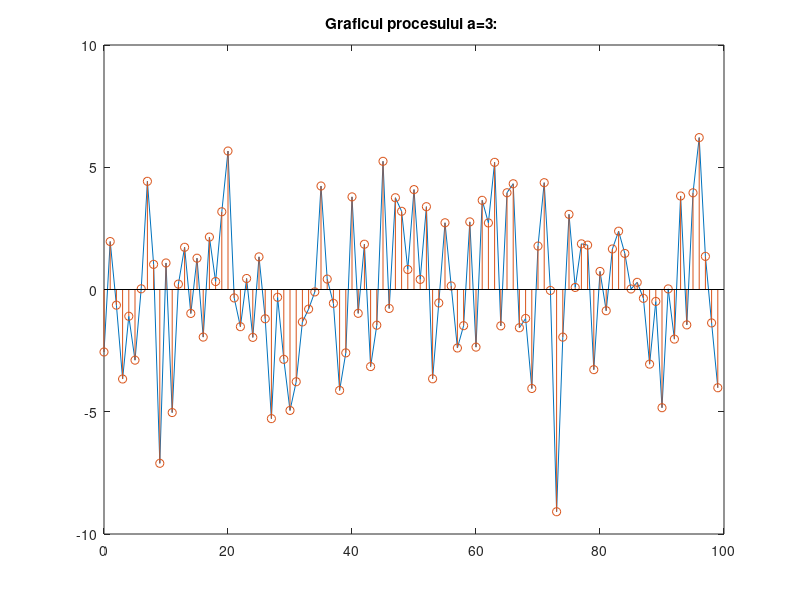
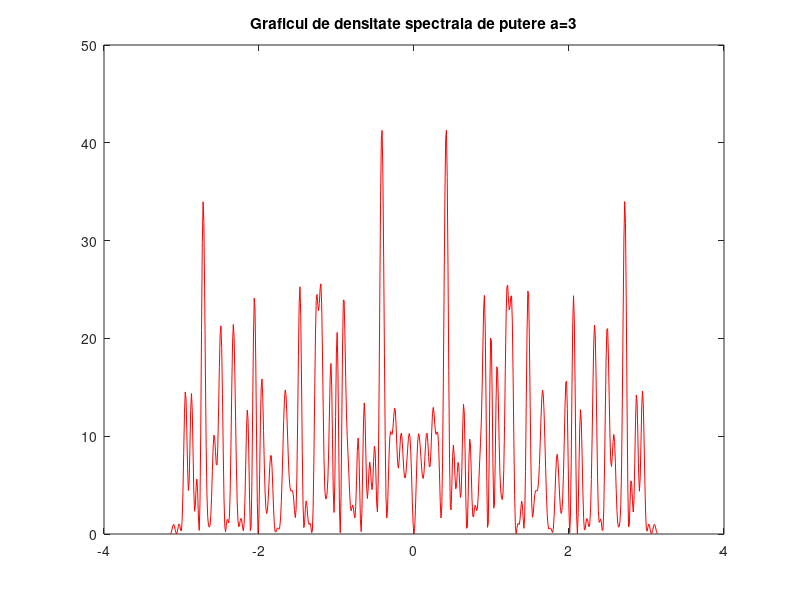
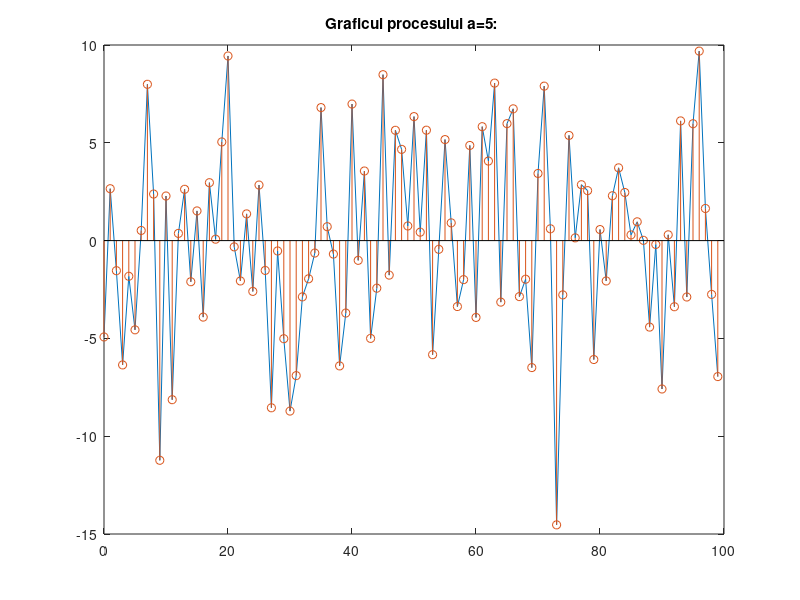
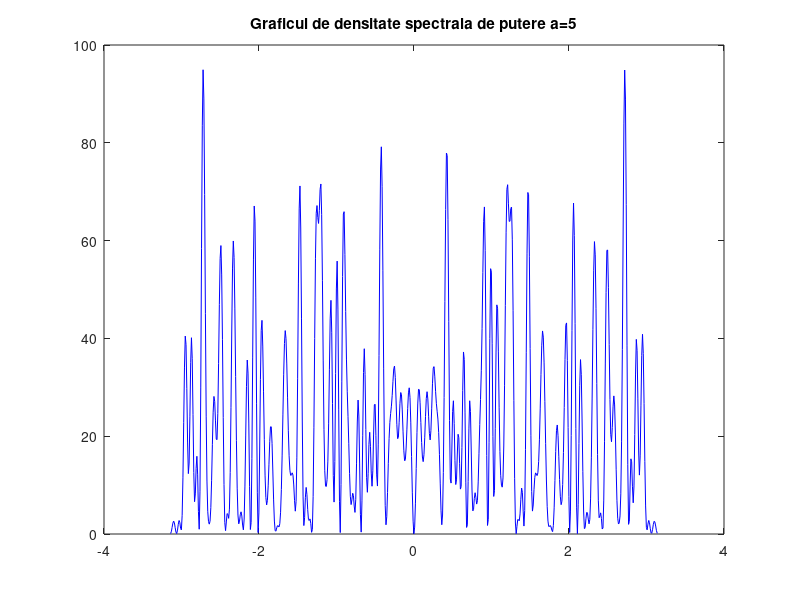

Reproduce these figures in MATLAB, in order.
N = 100;
n = 0:N-1; %alegem suportul cu N elemente
w_0 = pi/8; %aleg pulsatia de exemplu pi/8 ca in exercitii anterior
w = -pi:.01:pi; %grila de frecvente

e_n = randn(1, N); %generez semnalul zgomot alb

a = 3;
x_a = cos(w_0 * n) + a * e_n; %generez procesul

figure;
plot(n, x_a);
hold on;
stem(n, x_a);
title('Graficul procesului a=3: ');
hold off;

X_a = freqz(x_a, 1, w);

fi_x = (1/N) * (abs(X_a).^2); %calculam densitatea spectrala de putere(2.13)

figure;
plot(w, fi_x, 'r');
title('Graficul de densitate spectrala de putere a=3');

a1 = 5;
x_a1 = cos(w_0 * n) + a1 * e_n; %generez procesul

figure;
plot(n, x_a1);
hold on;
stem(n, x_a1);
title('Graficul procesului a=5: ');
hold off;

X_a1 = freqz(x_a1, 1, w);

fi_x1 = (1/N) * (abs(X_a1).^2); %calculam densitatea spectrala de putere(2.13)

figure;
plot(w, fi_x1, 'b');
title('Graficul de densitate spectrala de putere a=5');

a2 = 2/3;
x_a2 = cos(w_0 * n) + a2 * e_n; %generez procesul

figure;
plot(n, x_a2);
hold on;
stem(n, x_a2);
title('Graficul procesului a=2/3: ');
hold off;

X_a2 = freqz(x_a2, 1, w);

fi_x2 = (1/N) * (abs(X_a2).^2); %calculam densitatea spectrala de putere(2.13)

figure;
plot(w, fi_x2, 'g');
title('Graficul de densitate spectrala de putere a=2/3');

a = 14;
x_a3 = cos(w_0 * n) + a * e_n; %generez procesul

figure;
plot(n, x_a3);
hold on;
stem(n, x_a3);
title('Graficul procesului a=14: ');
hold off;

X_a3 = freqz(x_a3, 1, w);

fi_x3 = (1/N) * (abs(X_a3).^2); %calculam densitatea spectrala de putere(2.13)

figure;
plot(w, fi_x3, 'y');
title('Graficul de densitate spectrala de putere a=14');